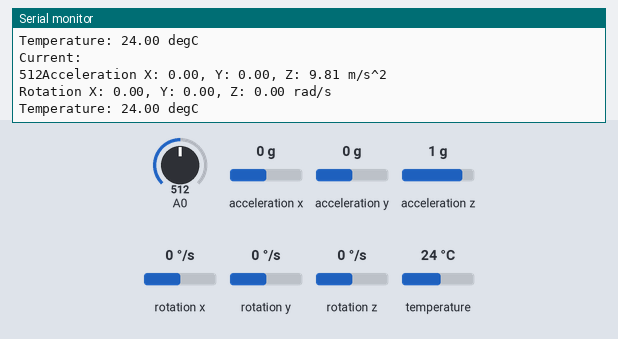
A sketch run on a simulated Arduino Uno, built with avr-gcc and run on an emulated ATmega328P. Shown: the last lines printed to the serial monitor. The inputs (shaded band) are chosen by the test bench; at power-on: acceleration x 0 g, A0 = 512, acceleration y 0 g, acceleration z 1 g, rotation x 0 °/s, rotation y 0 °/s, rotation z 0 °/s, temperature 24 °C.

Above: at 1.3 s.
1.4 s: acceleration x set to -1.4 g
At 1.94 s:
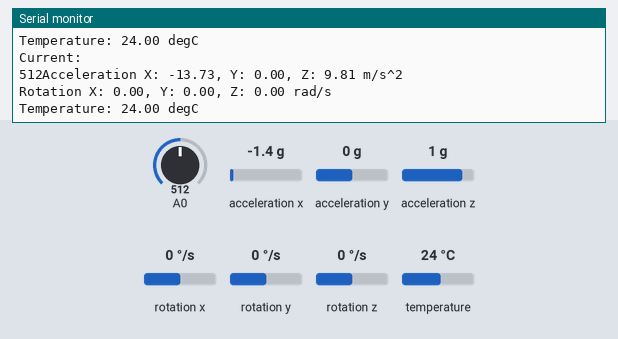
2.9 s: A0 set to 716
At 3.46 s:
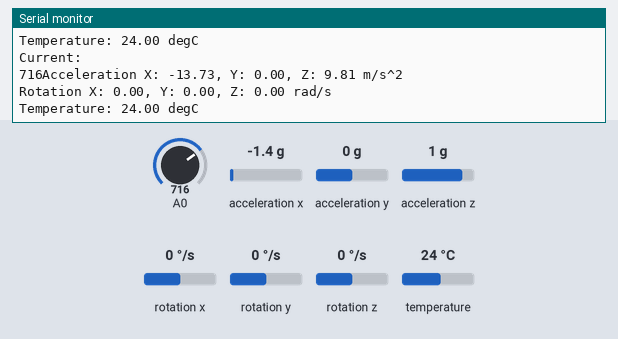
4.4 s: acceleration y set to -1.4 g
At 4.98 s:
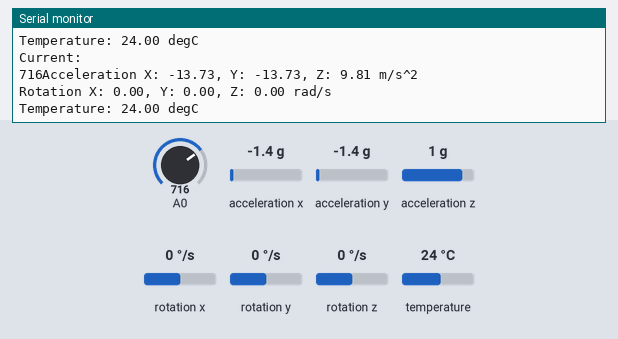
5.9 s: acceleration z set to -1.4 g
At 6.51 s:
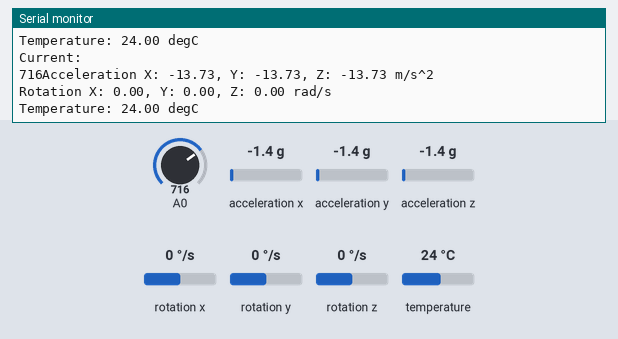
7.4 s: A0 set to 992
At 8.03 s:
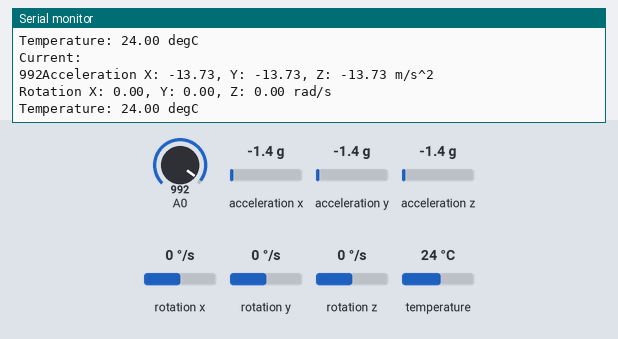
8.9 s: rotation x set to -192 °/s
At 9.55 s:
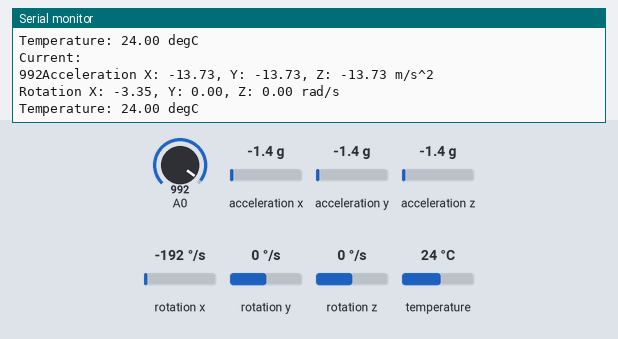
Timing chart, 0 to 11.4 s (numbered marks = the images above; inputs shaded):
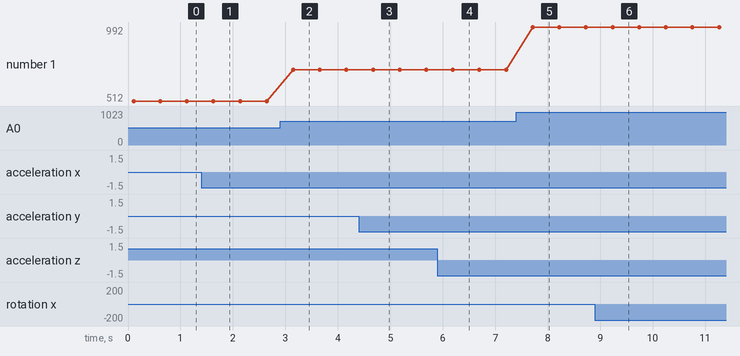

Measured:
- after the input at 1.4 s, the serial monitor: prints a new line after 0.23 s (image 1)
- after the input at 2.9 s, the serial monitor: prints a new line after 0.25 s (image 2)
- after the input at 4.4 s, the serial monitor: prints a new line after 0.27 s (image 3)
- after the input at 5.9 s, the serial monitor: prints a new line after 0.29 s (image 4)
- after the input at 7.4 s, the serial monitor: prints a new line after 0.32 s (image 5)
- after the input at 8.9 s, the serial monitor: prints a new line after 0.34 s (image 6)
- plotted number 1: 512 → 716 after the input at 2.9 s, 716 → 992 after the input at 7.4 s

The sketch:

currSensAndIMU.ino
```cpp
#include <Wire.h>
#include <Adafruit_Sensor.h>
#include <Adafruit_MPU6050.h>

Adafruit_MPU6050 mpu;

void setup(void) {
  Serial.begin(115200);

  while (!Serial) delay(10); // Wait for serial port to connect

  Serial.println("Adafruit MPU6050 test!");

  if (!mpu.begin()) {
    Serial.println("Failed to find MPU6050 chip");
    while (1) delay(10);
  }
  Serial.println("MPU6050 Found!");

  mpu.setAccelerometerRange(MPU6050_RANGE_8_G);
  Serial.print("Accelerometer range set to: ");
  switch (mpu.getAccelerometerRange()) {
    case MPU6050_RANGE_2_G: Serial.println("+-2G"); break;
    case MPU6050_RANGE_4_G: Serial.println("+-4G"); break;
    case MPU6050_RANGE_8_G: Serial.println("+-8G"); break;
    case MPU6050_RANGE_16_G: Serial.println("+-16G"); break;
  }

  mpu.setGyroRange(MPU6050_RANGE_500_DEG);
  Serial.print("Gyro range set to: ");
  switch (mpu.getGyroRange()) {
    case MPU6050_RANGE_250_DEG: Serial.println("+- 250 deg/s"); break;
    case MPU6050_RANGE_500_DEG: Serial.println("+- 500 deg/s"); break;
    case MPU6050_RANGE_1000_DEG: Serial.println("+- 1000 deg/s"); break;
    case MPU6050_RANGE_2000_DEG: Serial.println("+- 2000 deg/s"); break;
  }

  mpu.setFilterBandwidth(MPU6050_BAND_5_HZ);
  Serial.print("Filter bandwidth set to: ");
  switch (mpu.getFilterBandwidth()) {
    case MPU6050_BAND_260_HZ: Serial.println("260 Hz"); break;
    case MPU6050_BAND_184_HZ: Serial.println("184 Hz"); break;
    case MPU6050_BAND_94_HZ: Serial.println("94 Hz"); break;
    case MPU6050_BAND_44_HZ: Serial.println("44 Hz"); break;
    case MPU6050_BAND_21_HZ: Serial.println("21 Hz"); break;
    case MPU6050_BAND_10_HZ: Serial.println("10 Hz"); break;
    case MPU6050_BAND_5_HZ: Serial.println("5 Hz"); break;
  }
  Serial.println("");
  delay(100);
}

void loop() {
  int currSens = analogRead(A0);
  Serial.println("Current: "); Serial.print(currSens);
  sensors_event_t a, g, temp;
  mpu.getEvent(&a, &g, &temp);

  Serial.print("Acceleration X: "); Serial.print(a.acceleration.x);
  Serial.print(", Y: "); Serial.print(a.acceleration.y);
  Serial.print(", Z: "); Serial.print(a.acceleration.z);
  Serial.println(" m/s^2");

  Serial.print("Rotation X: "); Serial.print(g.gyro.x);
  Serial.print(", Y: "); Serial.print(g.gyro.y);
  Serial.print(", Z: "); Serial.print(g.gyro.z);
  Serial.println(" rad/s");

  Serial.print("Temperature: "); Serial.print(temp.temperature);
  Serial.println(" degC");

  Serial.println("");
  delay(500);
}
```
